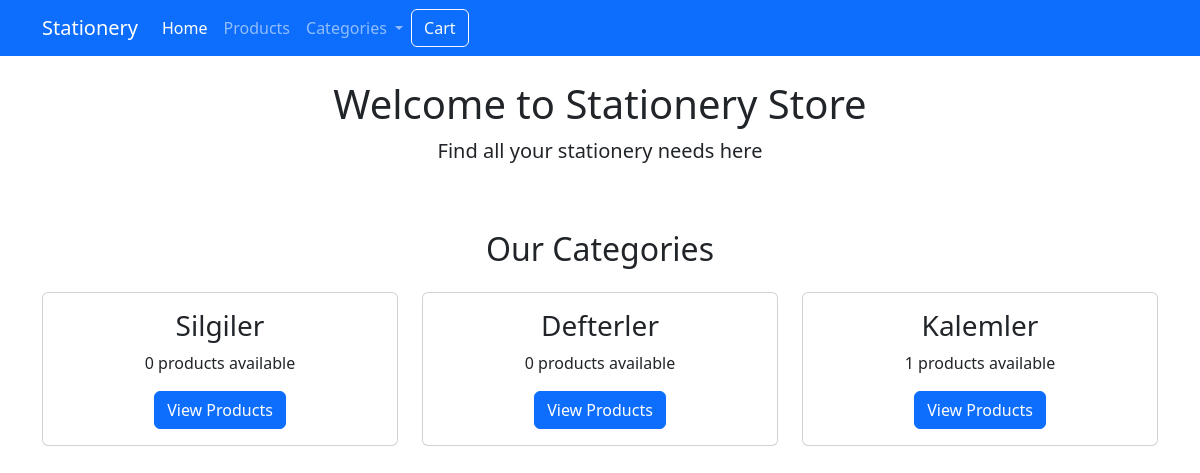
Before: / with the older database file.
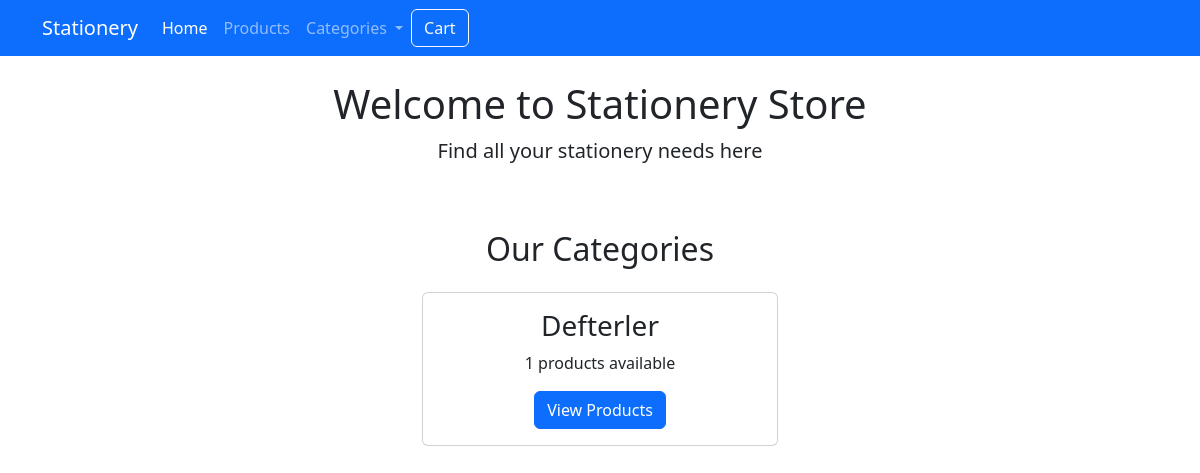
After: the same page with the newer database file.
### products_app/models.py (models this page shows, shortened)
class Category(models.Model):
    name = models.CharField(max_length=100)
    class Meta:
        verbose_name_plural = "Categories"

### products_app/views.py (the view)
# urls.py: 2. Add a URL to urlpatterns:  path('', views.home, name='home')
def home(request):
    categories = Category.objects.all()
    context = {
        'categories': categories,
    }
    return render(request, 'home.html', context)

### templates/home.html (shortened to what this page needs)
{% extends 'base.html' %}
{% block content %}
<div class="row">
    <div class="col-12 text-center mb-5">
        <h1>Welcome to Stationery Store</h1>
        <p class="lead">Find all your stationery needs here</p>
    </div>
    <div class="col-12 mb-5">
        <h2 class="text-center mb-4">Our Categories</h2>
        <div class="row justify-content-center">
            {% for category in categories %}
            <div class="col-md-4 mb-4">
                <div class="card h-100">
                    <div class="card-body text-center">
                        <h3 class="card-title">{{ category.name }}</h3>
                        <p class="card-text">
                            {{ category.products.count }} products available
                        </p>
                        <a href="/products/?category={{ category.id }}" class="btn btn-primary">
                            View Products
                        </a>
                    </div>
                </div>
            </div>
            {% endfor %}
        </div>
    </div>
</div>
{% endblock %}

Changed rows visible on the page:
removed Category: name "Silgiler", products.count "0"
removed Category: name "Defterler", products.count "0"
removed Category: name "Kalemler", products.count "1"
added Category: name "Defterler", products.count "1"
